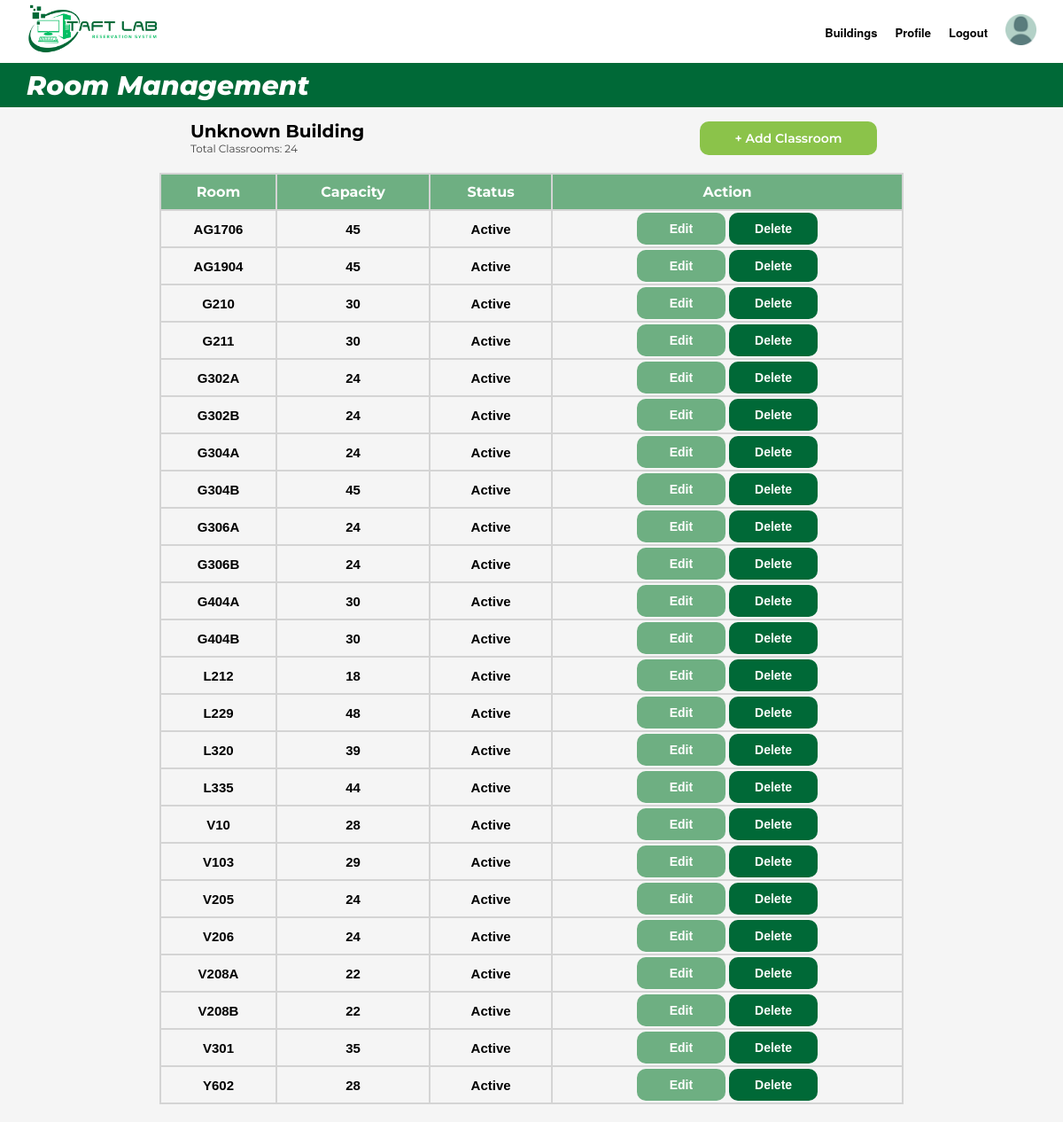
The app's page /Webpages/rm-management.php (signed in) with its own data.
### tables this page shows
CREATE TABLE laboratory(
    lab_id INT AUTO_INCREMENT PRIMARY KEY,
    building_id INT NOT NULL,
    room_code VARCHAR(10) NOT NULL,
    capacity INT NOT NULL, 
    status ENUM('Active', 'Maintenance', 'Closed') NOT NULL DEFAULT 'Active',
    FOREIGN KEY (building_id) REFERENCES building(building_id) ON DELETE RESTRICT ON UPDATE CASCADE,
    UNIQUE(building_id, room_code)
);

### Webpages/rm-management.php (the view, shortened to what this page needs)
<?php
  include "db.php";
  $totalClassrooms = 0;
  if($_SERVER["REQUEST_METHOD"] == "GET")
  {
    $code = $_GET['type'] ?? '';
    $getBuilding = "SELECT * FROM building WHERE building_code = '$code'";
    $resultBuilding = $conn->query($getBuilding);
    $row = $resultBuilding->fetch_assoc();
    $sql = "SELECT * FROM laboratory WHERE room_code LIKE '%$code%' ORDER BY room_code ASC";
    $result = $conn->query($sql);
    $totalClassroom = "SELECT COUNT(*) AS total FROM laboratory WHERE room_code LIKE '%$code%'";
    $result2 = $conn->query($totalClassroom);
    $value = $result2->fetch_assoc();
    $totalClassrooms = $value['total'];
  }
?>
<!DOCTYPE html>
<html lang="en">
<head>
    <link rel="stylesheet" href="homepage-carousel.css">
    <link rel="stylesheet" href="rm-management.css">
</head>
<body>
    <header>
        <div class="logo">
            <img src="images/taftlab-logo.png" alt="TaftLab Logo"/>
        </div>
    <div class="header-right">
      <nav>
        <ul>
          <li><a href="roomManagement.php">Buildings</a></li>
          <li><a href="admin-profile.php">Profile</a></li>
          <li><a href="logout.php">Logout</a></li>
        </ul>
      </nav>
      <div class="profile-icon">
        <img src="images/profile-icon.png" alt="Profile Icon"/>
      </div>
    </div>
  </header>
  <div class="admin-subheader">
    <h2>Room Management</h2>
  </div>
  <div class="header-row">
    <div class="header-left">
        <h1 class="header"><?php echo $row['building_name'] ?? 'Unknown Building'; ?></h1>
        <p class="sub-header-text"><?php echo "Total Classrooms: " . $totalClassrooms; ?></p>
    </div>
    <a href="rm-create.php?type=create-<?php echo $code;?>" class="create">+ Add Classroom</a>
  </div>
  <table>
    <tr class="table-header">
      <th> Room </th>
      <th> Capacity </th>
      <th> Status </th>
      <th> Action </th>
    </tr>
    <?php while($labs = mysqli_fetch_array($result)): ?>
      <tr>
        <td> <?php echo $labs['room_code'] ?> </td>
        <td> <?php echo $labs['capacity'] ?> </td>
        <td> <?php echo $labs['status']; ?> </td>
        <td>
          <form method="GET" action="rm-update.php" style="display:inline">
            <input class="update" type="submit" value="Edit">
          </form>
          <form method="POST" action="rm-delete.php" style="display:inline">
            <input class="delete" type="submit" value="Delete" onclick="return confirm('Are you sure you want to delete this laboratory?');">
          </form>
        </td>
      </tr>
    <?php endwhile;?>
  </table>
</body>
</html>

### Webpages/homepage-carousel.css (style rules this page uses)
*, *::before, *::after { margin: 0; padding: 0; box-sizing: border-box; list-style-type: none; text-decoration: none; }
:root { --primary: #ec994b; --white: #ffffff; --bg: #f5f5f5; }
html { font-size: 62.5%; font-family: "Montserrat", sans-serif; scroll-behavior: smooth; }
body { font-size: 1.6rem; background: var(--bg); overflow-x: hidden; }
header { font-family: 'Helvetica Neue', Arial, sans-serif; display: flex; justify-content: space-between; align-items: center; padding: 3px 30px; background-color: #fff; }
.header-right { display: flex; align-items: center; gap: 20px; }
.logo img { height: 60px; }
.profile-icon img { height: 35px; margin: 0px; }
nav ul { list-style: none; display: flex; gap: 20px; margin: 0; padding: 0; }
nav ul li a { text-decoration: none; color: black; font-size: 13px; font-weight: 550; transition: color 0.3s ease; }

### Webpages/rm-management.css (style rules this page uses)
.admin-subheader { background-color: #006937; height: 50px; display: flex; flex-direction: column; align-items: flex-start; padding: 0 30px; color: white; font-weight: 600; text-align: left; justify-content: center; }
.admin-subheader h2 { color: white; font-size: 3rem; margin: 0; font-weight: 800; font-style: italic; }
.header-row { display: flex; justify-content: space-between; align-items: center; margin: 15px 30px; }
.header-left { display: flex; flex-direction: column; margin-left: 185px; }
.header-left h1 { margin: 0; font-family: 'Montserrat', sans-serif; font-weight: 700; font-size: 2rem; }
.sub-header-text { margin: 0; font-family: 'Montserrat', sans-serif; font-weight: 400; font-size: 1.2rem; color: #444; }
.create { display: inline-block; text-align: center; width: 200px; padding: 10px 20px; background-color: #8BC34A; color: white; border: none; border-radius: 10px; font-size: 1.4rem; font-weight: 600; text-decoration: none; cursor: pointer; transition: all 0.3s ease; margin-right: 180px; }
.delete { display: inline-block; text-align: center; width: 100px; padding: 10px 20px; background-color: #006937; color: white; border: none; border-radius: 10px; font-size: 1.4rem; font-weight: 600; text-decoration: none; cursor: pointer; transition: all 0.3s ease; }
.update { display: inline-block; text-align: center; width: 100px; padding: 10px 20px; background-color: #6eaf82; color: white; border: none; border-radius: 10px; font-size: 1.4rem; font-weight: 600; text-decoration: none; cursor: pointer; transition: all 0.3s ease; }
table { border-collapse: collapse; width: 70%; margin: 20px auto; color: black; }
th { border: 1px solid #ccc; padding: 10px; text-align: center; border: 2px solid #d4d4d4; }
td { border: 1px solid #ccc; padding: 2px 5px; text-align: center; border: 2px solid #d4d4d4; font-size: 15px; font-family: Arial, Helvetica, sans-serif; font-weight: bold; }
.table-header { background-color: #6eaf82; color: white; }

### records on screen
laboratory: room_code "AG1706", capacity "45", status "Active"
laboratory: room_code "AG1904", capacity "45", status "Active"
laboratory: room_code "G210", capacity "30", status "Active"
laboratory: room_code "G211", capacity "30", status "Active"
laboratory: room_code "G302A", capacity "24", status "Active"
laboratory: room_code "G302B", capacity "24", status "Active"
laboratory: room_code "G304A", capacity "24", status "Active"
laboratory: room_code "G304B", capacity "45", status "Active"
laboratory: room_code "G306A", capacity "24", status "Active"
laboratory: room_code "G306B", capacity "24", status "Active"
laboratory: room_code "G404A", capacity "30", status "Active"
laboratory: room_code "G404B", capacity "30", status "Active"
laboratory: room_code "L212", capacity "18", status "Active"
laboratory: room_code "L229", capacity "48", status "Active"
laboratory: room_code "L320", capacity "39", status "Active"
laboratory: room_code "L335", capacity "44", status "Active"
laboratory: room_code "V10", capacity "28", status "Active"
laboratory: room_code "V103", capacity "29", status "Active"
laboratory: room_code "V205", capacity "24", status "Active"
laboratory: room_code "V206", capacity "24", status "Active"
laboratory: room_code "V208A", capacity "22", status "Active"
laboratory: room_code "V208B", capacity "22", status "Active"
laboratory: room_code "V301", capacity "35", status "Active"
laboratory: room_code "Y602", capacity "28", status "Active"

### other values on screen
$row['building_name'] "Unknown Building"
$totalClassrooms "24"
